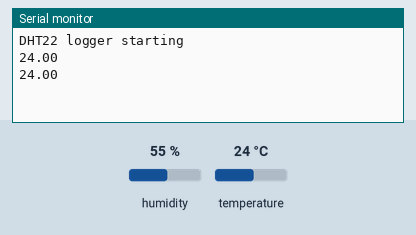
The sketch below on a simulated Arduino Uno, built with avr-gcc and run on an emulated ATmega328P. Shown: the last lines printed to the serial monitor. Inputs (shaded band) come from the test bench; at power-on: temperature 24 °C, humidity 55 %.

Above: at 2.8 s.
2.9 s: temperature set to 12 °C
At 5.2 s:
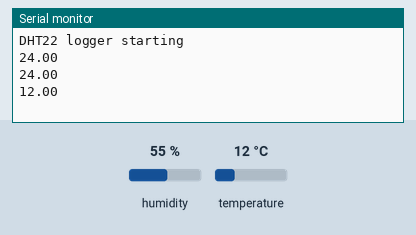
5.6 s: temperature set to 19 °C
At 7.0 s:
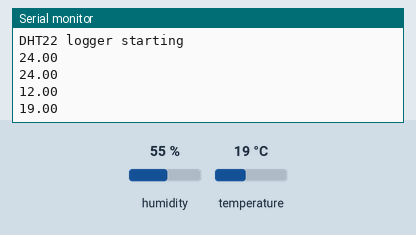
Timing chart, 0 to 8.6 s (numbered marks = the images above; inputs shaded):
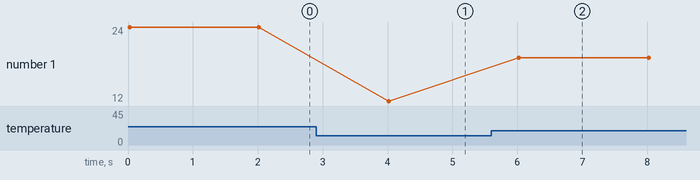

Measured:
- after the input at 2.9 s, the serial monitor: prints a new line after 1.1 s (image 1)
- after the input at 5.6 s, the serial monitor: prints a new line after 0.42 s (image 2)
- plotted number 1: 24 → 12 after the input at 2.9 s, 12 → 19 after the input at 5.6 s

The sketch:

dht22.ino
```cpp
// Synthetic test sketch: DHT22 weather logger (not a real project)
#include <DHT.h>

#define DHTPIN 2
#define DHTTYPE DHT22   // DHT22 sensor on pin 2

DHT dht(DHTPIN, DHTTYPE);

void setup() {
  Serial.begin(9600);
  Serial.println("DHT22 logger starting");
  dht.begin();
}

void loop() {
  float t = dht.readTemperature();
  Serial.println(t);
  delay(2000);
}
```
